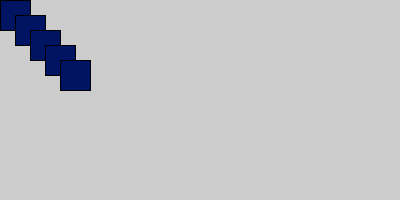
Frame 1 (no input)
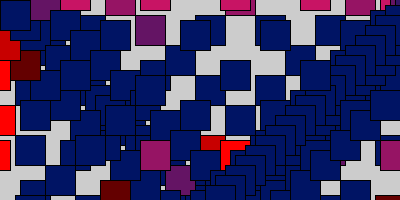
Frame 60 (the mouse pressed at the canvas centre just before this capture)
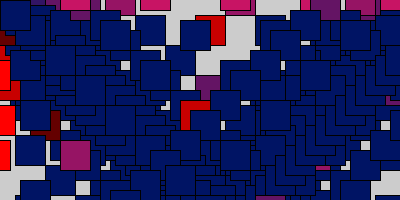
Frame 120 (the mouse held since frame 60 and released just before this capture)

The Processing sketch that drew these frames (run headless with seeded random() and noise(); from frame 60 on, the mouse is pressed at the canvas centre):

// Processing sketch: processing_58469
// ── processing_58469.pde

int[] xspeed=new int[5];
int[] yspeed=new int[5];
int[] x=new int[5];
int[] y=new int[5];

void setup()
{
  size (400,200);
  for (int i=0; i<5; i++)
  {
     x[i]=5*i;  
     y[i]=5*i;
     xspeed[i]=10*i;
     yspeed[i]=10*i;
  }
}
 
void draw()
{
  for(int i=0; i<5; i++) 
  {
     x[i]=x[i]+xspeed[i];

      if (x[i]>=width || x[i]<=0)
      {
       xspeed[i]= xspeed[i]*-1;
       fill(100*i,0,0);
      }
        
      y[i]=y[i]+yspeed[i];
      if(y[i]>=height||y[i]<=0)
      {
        yspeed[i]=yspeed[i]*-1;
        fill(50*i,20,100);
       // rect(x[i],y[i],30,30);
      }
   // fill (0,100,45);
    stroke(0);
    rect(x[i],y[i],30,30);
    
  }


}
